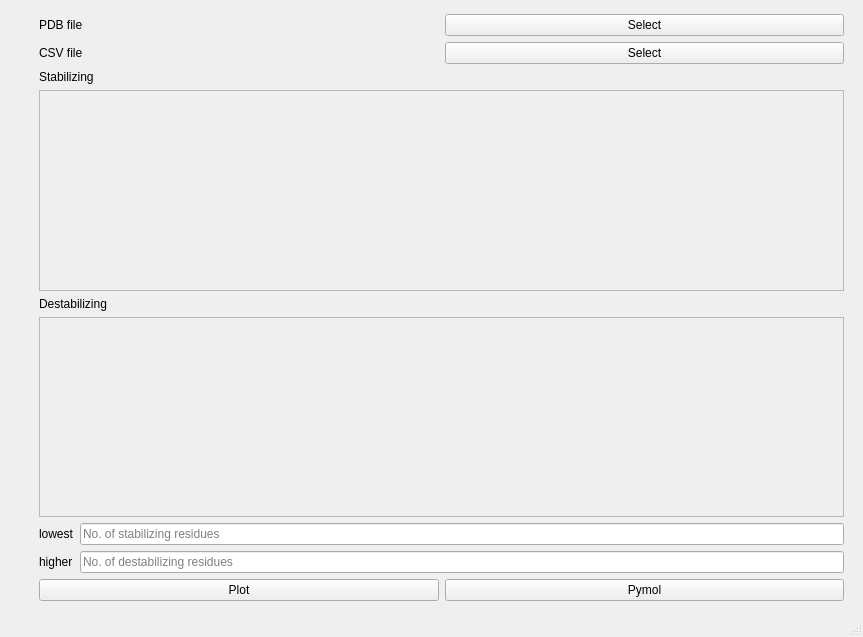
<?xml version="1.0" encoding="UTF-8"?>
<ui version="4.0">
 <class>MainWindow</class>
 <widget class="QMainWindow" name="MainWindow">
  <property name="geometry">
   <rect>
    <x>0</x>
    <y>0</y>
    <width>863</width>
    <height>637</height>
   </rect>
  </property>
  <property name="minimumSize">
   <size>
    <width>850</width>
    <height>600</height>
   </size>
  </property>
  <property name="windowTitle">
   <string>Reduce</string>
  </property>
  <widget class="QWidget" name="centralwidget">
   <layout class="QHBoxLayout" name="horizontalLayout_2">
    <item>
     <layout class="QVBoxLayout" name="verticalLayout_2">
      <property name="leftMargin">
       <number>10</number>
      </property>
      <property name="topMargin">
       <number>5</number>
      </property>
      <property name="rightMargin">
       <number>10</number>
      </property>
      <property name="bottomMargin">
       <number>5</number>
      </property>
     </layout>
    </item>
    <item>
     <layout class="QVBoxLayout" name="verticalLayout">
      <property name="leftMargin">
       <number>10</number>
      </property>
      <property name="topMargin">
       <number>5</number>
      </property>
      <property name="rightMargin">
       <number>10</number>
      </property>
      <property name="bottomMargin">
       <number>5</number>
      </property>
      <item>
       <layout class="QGridLayout" name="gridLayout">
        <item row="1" column="1">
         <widget class="QPushButton" name="button_csv">
          <property name="text">
           <string>Select</string>
          </property>
         </widget>
        </item>
        <item row="0" column="1">
         <widget class="QPushButton" name="button_pdb">
          <property name="text">
           <string>Select</string>
          </property>
         </widget>
        </item>
        <item row="1" column="0">
         <widget class="QLabel" name="label_2">
          <property name="text">
           <string>CSV file</string>
          </property>
         </widget>
        </item>
        <item row="0" column="0">
         <widget class="QLabel" name="label">
          <property name="text">
           <string>PDB file</string>
          </property>
         </widget>
        </item>
       </layout>
      </item>
      <item>
       <widget class="QLabel" name="label_7">
        <property name="text">
         <string>Stabilizing</string>
        </property>
       </widget>
      </item>
      <item>
       <widget class="QPlainTextEdit" name="edit_show1">
        <property name="enabled">
         <bool>false</bool>
        </property>
       </widget>
      </item>
      <item>
       <widget class="QLabel" name="label_8">
        <property name="text">
         <string>Destabilizing</string>
        </property>
       </widget>
      </item>
      <item>
       <widget class="QPlainTextEdit" name="edit_show2">
        <property name="enabled">
         <bool>false</bool>
        </property>
       </widget>
      </item>
      <item>
       <layout class="QGridLayout" name="gridLayout_2">
        <item row="1" column="1">
         <widget class="QLabel" name="label_6">
          <property name="text">
           <string>higher</string>
          </property>
         </widget>
        </item>
        <item row="0" column="2">
         <widget class="QLineEdit" name="edit_lowest">
          <property name="placeholderText">
           <string>No. of stabilizing residues</string>
          </property>
         </widget>
        </item>
        <item row="1" column="2">
         <widget class="QLineEdit" name="edit_higher">
          <property name="placeholderText">
           <string>No. of destabilizing residues</string>
          </property>
         </widget>
        </item>
        <item row="0" column="1">
         <widget class="QLabel" name="label_5">
          <property name="text">
           <string>lowest</string>
          </property>
         </widget>
        </item>
       </layout>
      </item>
      <item>
       <layout class="QHBoxLayout" name="horizontalLayout">
        <item>
         <widget class="QPushButton" name="button_plot">
          <property name="text">
           <string>Plot</string>
          </property>
         </widget>
        </item>
        <item>
         <widget class="QPushButton" name="button_pymol">
          <property name="text">
           <string>Pymol</string>
          </property>
         </widget>
        </item>
       </layout>
      </item>
     </layout>
    </item>
   </layout>
  </widget>
  <widget class="QStatusBar" name="statusbar"/>
 </widget>
 <resources/>
 <connections/>
</ui>
